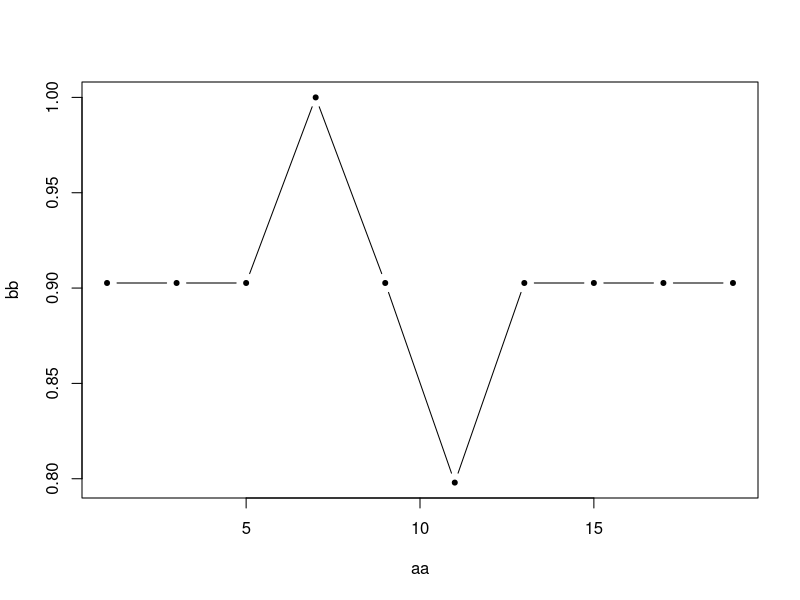

This figure's R source:
#data1 = read.csv("C:\\Users\\Abhinav Raj\\Downloads\\Data sets\\breast-cancer-wisconsin.data",header = TRUE)
#-------------------------Reading data--------------------------------------------------------------------
x=data.matrix(iris[-c(1:50),])
y=x[sample(100,replace=FALSE),]
train=y[1:80,]
test=y[81:100,]
knn<-function(x,y,k){
  test_label=c()
  #--------------------- function will take train data,test data & k and will give the accuracy-----------
  for (i in 1:dim(y)[1]) {
    z=matrix( rep(y[i,],dim(x)[1]),dim(x)[1],byrow=T )
    d_vec=sqrt(rowSums((x[,-dim(x)[2]]-z[,-dim(z)[2]])^2))	#distance calculated
    n_vec=order(d_vec)[1:k]	#row index of nearest k training data sets
    
    #-----------------------if k=1 then we will get a vector which needs to converted into matrix---------
    if (k==1){
      compare_matrix=t(as.matrix(x[n_vec,]))
    }#END:if 
    
    else{
      compare_matrix= x[n_vec,]#the marix of k neareast training set data
    }#END:else
    #--------------------------------- got compare_matrix ---------------------------------------------- 
    tbl=table(compare_matrix[,dim(x)[2]])#making table of the species/labels 
    sort_table=sort(tbl)#sorted table
    final_label=names(sort_table[dim(tbl)])#final label for test data
    test_label[i]=as.numeric(final_label)
  }#END:for
  original_label= y[,dim(y)[2]]
  accuracy= (sum(original_label == test_label)/dim(y)[1])
#------------------------------------confusion matrix-----------------------------------------------------
  confusion_matrix=as.matrix(table(original_label,test_label))
  TP=confusion_matrix[1,1]
  FN=confusion_matrix[1,2]
  FP=confusion_matrix[2,1]
  TN=confusion_matrix[2,2]
  MCC= ((TP*TN)-(FP*FN))/(sqrt((TP+FP)*(TP+FN)*(TN+FP)*(TN+FN)))
  return(MCC)
  #return(confusion_matrix)
}#END:function
#--------------------plot between MCC and various K--------------------------------------------------------
aa=seq(1,19,by=2)
bb=c()
for(i in 1:length(aa)){
  bb[i]=knn(train,test,aa[i])
}
plot(aa,bb,type='b',pch=20)
